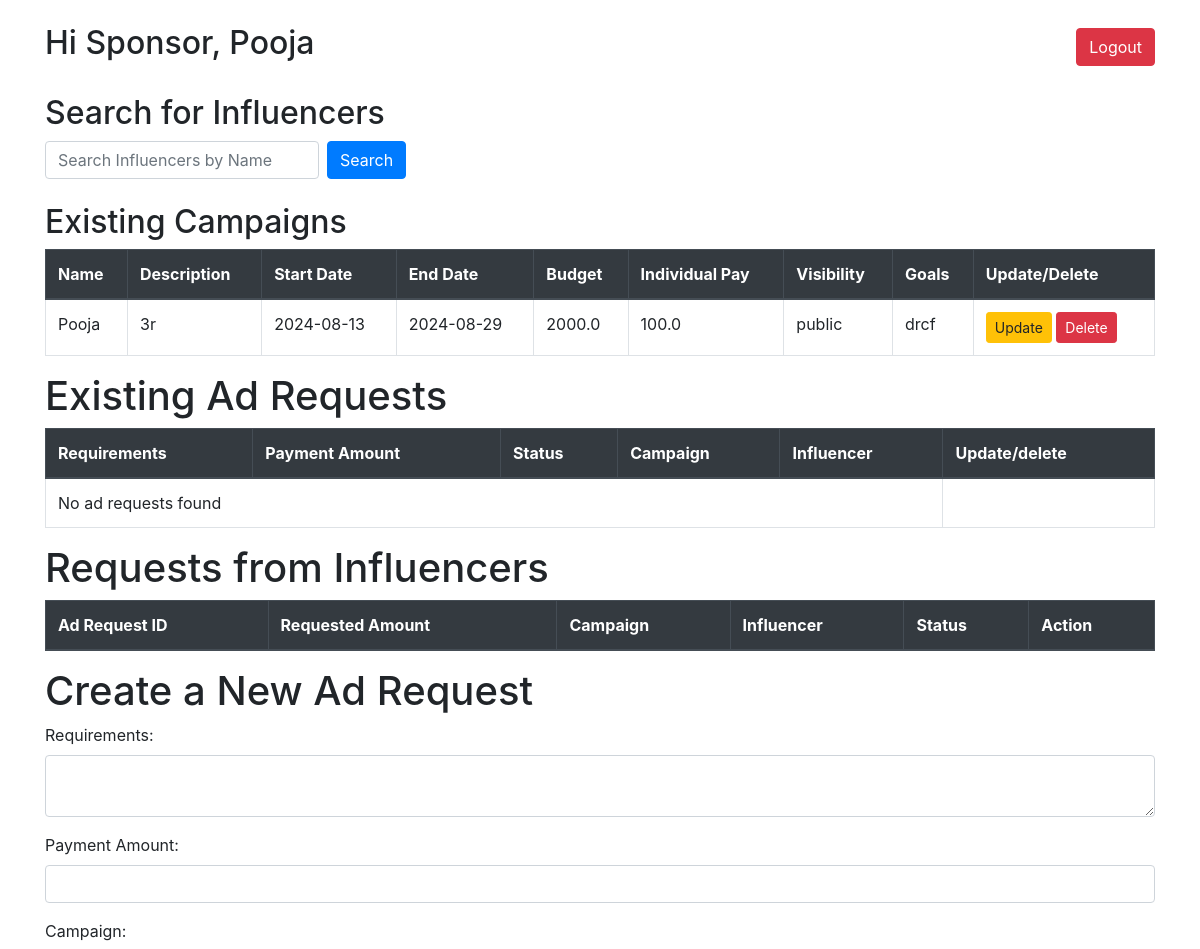
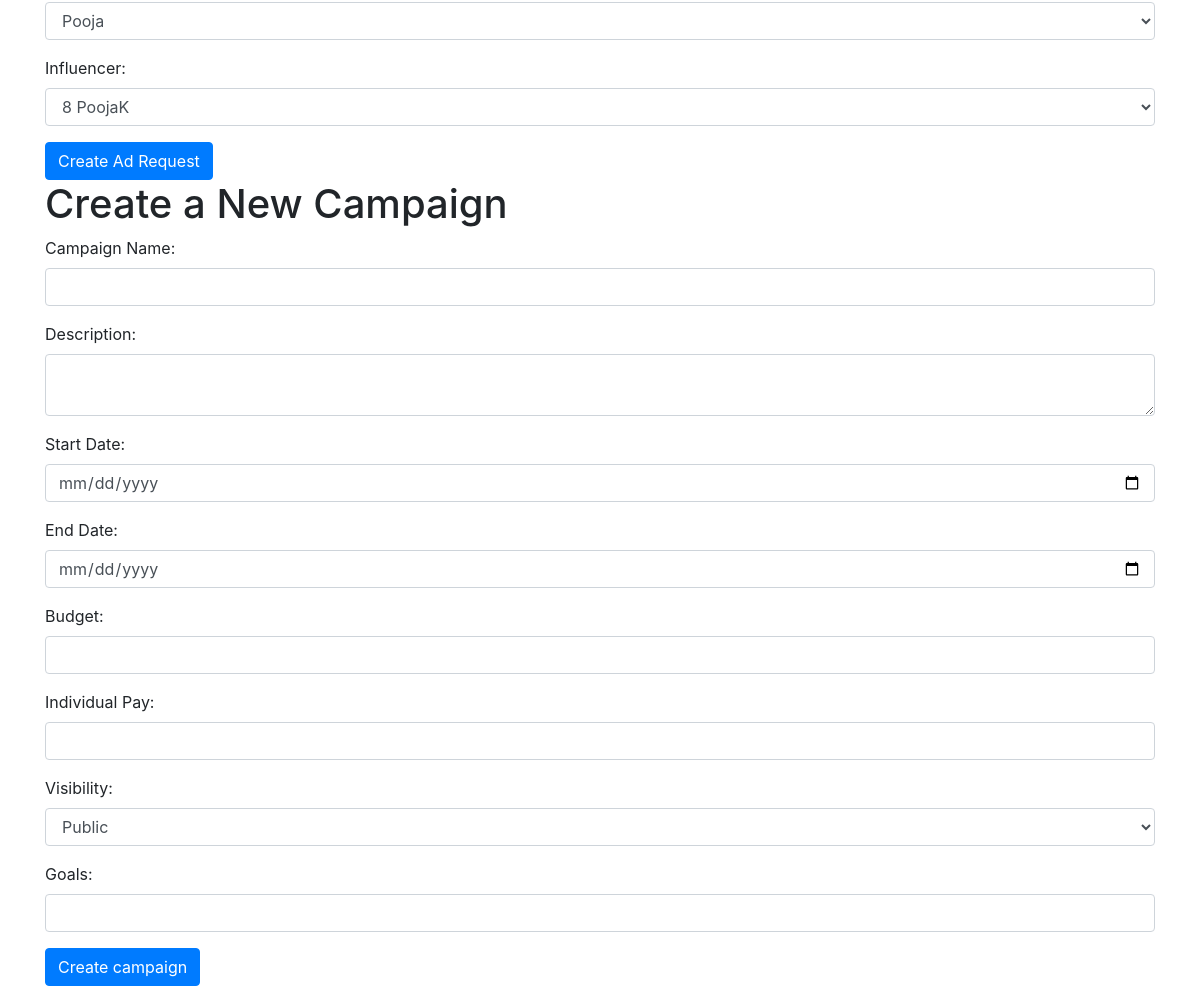
Page /sponsor_dashboard (signed in) on the committed database (2 pictures, top to bottom).
### app.py (models this page shows)
class Campaign(db.Model):
    id = db.Column(db.Integer, primary_key=True)
    name = db.Column(db.String(100), nullable=False)
    description = db.Column(db.Text, nullable=False)
    start_date = db.Column(db.DateTime, nullable=False, default=datetime.utcnow)
    end_date = db.Column(db.DateTime, nullable=False)
    budget = db.Column(db.Float, nullable=False)
    ind_pay = db.Column(db.Float, nullable=False)
    visibility = db.Column(db.String(50), nullable=False)  # public, private
    goals = db.Column(db.Text, nullable=True)
    sponsor_id = db.Column(db.Integer, db.ForeignKey('user.id'), nullable=False)
    ad_requests = db.relationship('AdRequest', backref='campaign', lazy=True)
    flagged = db.Column(db.Boolean, default=False)

### app.py (the view, shortened to what this page needs)
@app.route("/sponsor_dashboard", methods=["GET", "POST"])
def sponsor_dashboard():
    search_query = request.args.get('search_query', '')
    if search_query:
        search_results = User.query.filter(User.role == 'Influencer', User.name.ilike(f'%{search_query}%')).all()
    else:
        search_results = []
    influencers = User.query.filter_by(role='Influencer').all()
    campaigns = Campaign.query.filter_by(sponsor_id=session['user_id']).all()
    if 'user_id' not in session:
        return redirect(url_for('login'))  # Redirect to login if user is not logged in
    user = User.query.get(session['user_id'])
    if user.role != 'Sponsor':
        return redirect(url_for('index'))  # Redirect to index if not an admin
    user_name = session.get('user_name')
    all_req = AdRequest.query.all()
    req=req_from_inf.query.all()
    return render_template("sponsor_dashboard.html", user=user_name,campaigns=campaigns, influencers=influencers, req_from_inf=req,all_req=all_req, search_results=search_results)

### templates/sponsor_dashboard.html (shortened to what this page needs)
<!DOCTYPE html>
<html lang="en">
<head>
    <link href="https://stackpath.bootstrapcdn.com/bootstrap/4.5.2/css/bootstrap.min.css" rel="stylesheet">
</head>
<body class="container mt-4">
    <div class="d-flex justify-content-between align-items-center mb-4">
        <h2>Hi Sponsor, {{user}}</h2>
        <a href="/logout" class="btn btn-danger">Logout</a>
    </div>
    <h2>Search for Influencers</h2>
    <form action="/sponsor_dashboard" method="GET" class="form-inline mb-4">
        <input type="text" name="search_query" placeholder="Search Influencers by Name" class="form-control mr-2">
        <button type="submit" class="btn btn-primary">Search</button>
    </form>
    <h2>Existing Campaigns</h2>
    <table class="table table-bordered table-hover">
        <thead class="thead-dark">
            <tr>
                <th>Name</th>
                <th>Description</th>
                <th>Start Date</th>
                <th>End Date</th>
                <th>Budget</th>
                <th>Individual Pay</th>
                <th>Visibility</th>
                <th>Goals</th>
                <th>Update/Delete</th>
            </tr>
        </thead>
        <tbody>
            {% for campaign in campaigns %}
                <tr>
                    <td>{{ campaign.name }}</td>
                    <td>{{ campaign.description }}</td>
                    <td>{{ campaign.start_date.strftime('%Y-%m-%d') }}</td>
                    <td>{{ campaign.end_date.strftime('%Y-%m-%d') }}</td>
                    <td>{{ campaign.budget }}</td>
                    <td>{{campaign.ind_pay}}</td>
                    <td>{{ campaign.visibility }}</td>
                    <td>{{ campaign.goals }}</td>
                    <td>
                        <form action="/update_campaign/{{campaign.id}}" method="post" class="d-inline">
                            <button type="submit" class="btn btn-warning btn-sm">Update</button>
                        </form>
                        <form action="/delete_campaign/{{campaign.id}}" method="post" class="d-inline">
                            <button type="submit" class="btn btn-danger btn-sm">Delete</button>
                        </form>
                    </td>
                </tr>
            {% else %}
                <tr>
                    <td colspan="9">No campaigns found</td>
                </tr>
            {% endfor %}
        </tbody>
    </table>
    <h1>Existing Ad Requests</h1>
    <table class="table table-bordered">
        <thead class="thead-dark">
            <tr>
                <th>Requirements</th>
                <th>Payment Amount</th>
                <th>Status</th>
                <th>Campaign</th>
                <th>Influencer</th>
                <th>Update/delete</th>
            </tr>
        </thead>
        <tbody>
            {% for req in all_req %}
                <tr>
                    <td>{{ req.requirements }}</td>
                    <td>{{ req.payment_amount }}</td>
                    <td>{{ req.status }}</td>
                    <td>{{ req.campaign_id }}</td>
                    <td>{{ req.influencer_id }}</td>
                     <td>
                        <form  method="post" class="d-inline">
                            <button type="submit" class="btn btn-warning btn-sm">Update</button>
                        </form>
                        <form action="/delete/{{req.id}}" method="post" class="d-inline">
                            <button type="submit" class="btn btn-danger btn-sm">Delete</button>
                        </form>
                    </td>
                </tr>
            {% else %}
                <tr>
                    <td colspan="5">No ad requests found</td>
                </tr>
            {% endfor %}
        </tbody>
    </table>
    <h1>Requests from Influencers</h1>
    <table class="table table-bordered">
        <thead class="thead-dark">
            <tr>
                <th>Ad Request ID</th>
                <th>Requested Amount</th>
                <th>Campaign</th>
                <th>Influencer</th>
                <th>Status</th>
                <th>Action</th>
            </tr>
        </thead>
    </table>
    <h1>Create a New Ad Request</h1>
    <form action="{{ url_for('create_adreq') }}" method="post">
        <div class="form-group">
            <label for="requirements">Requirements:</label>
            <textarea id="requirements" name="requirements" class="form-control" required></textarea>
        </div>
        <div class="form-group">
            <label for="payment_amount">Payment Amount:</label>
            <input type="number" id="payment_amount" name="payment_amount" step="0.01" class="form-control" required>
        </div>
        <div class="form-group">
            <label for="campaign_id">Campaign:</label>
            <select id="campaign_id" name="campaign_id" class="form-control" required>
                {% for campaign in campaigns %}
                    <option value="{{ campaign.id }}">{{ campaign.name }}</option>
                {% endfor %}
            </select>
        </div>
        <div class="form-group">
            <label for="influencer_id">Influencer:</label>
            <select id="influencer_id" name="influencer_id" class="form-control" required>
                {% for influencer in influencers %}
                    <option value="{{ influencer.id }}">{{influencer.id}}   {{ influencer.name }}</option>
                {% endfor %}
            </select>
        </div>
        <button type="submit" class="btn btn-primary">Create Ad Request</button>
    </form>
    <h1>Create a New Campaign</h1>
    <form action="{{ url_for('sponsor_dashboard') }}" method="post">
        <div class="form-group">
            <label for="name">Campaign Name:</label>
            <input type="text" id="name" name="name" class="form-control" required>
        </div>
        <div class="form-group">
            <label for="description">Description:</label>
            <textarea id="description" name="description" class="form-control" required></textarea>
        </div>
        <div class="form-group">
            <label for="start_date">Start Date:</label>
            <input type="date" id="start_date" name="start_date" class="form-control" required>
        </div>
        <div class="form-group">
            <label for="end_date">End Date:</label>
            <input type="date" id="end_date" name="end_date" class="form-control" required>
        </div>
        <div class="form-group">
            <label for="budget">Budget:</label>
            <input type="number" id="budget" name="budget" step="0.01" class="form-control" required>
        </div>
        <div class="form-group">
            <label for="ind_pay">Individual Pay:</label>
            <input type="number" id="ind_pay" name="ind_pay" step="0.01" class="form-control" required>
        </div>
        <div class="form-group">
            <label for="visibility">Visibility:</label>
            <select id="visibility" name="visibility" class="form-control" required>
                <option value="public">Public</option>
            </select>
        </div>
        <div class="form-group">
            <label for="goals">Goals:</label>
              <input type="text" id="goals" name="goals" class="form-control" required>
        </div>
         <button type="submit" class="btn btn-primary">Create campaign</button>
    </form>
</body>
</html>

### rows in the picture
Campaign: name "Pooja", description "3r", start_date "2024-08-13", end_date "2024-08-29", budget "2000.0", ind_pay "100.0", visibility "public", goals "drcf"

### other values in the picture
{{ user }} "Pooja"
form field campaign_id "Pooja"
form field influencer_id "8 PoojaK"
